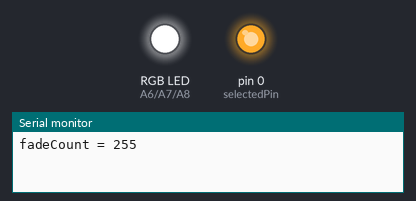
Simulated run of this sketch. Board: Teensy 4. On the bench: an RGB LED mixed from three pins (HIGH = lit), output pins drawn as LEDs (lit = HIGH), the last lines printed to the serial monitor.

Above: at 0.1 s.
At 10.81 s:
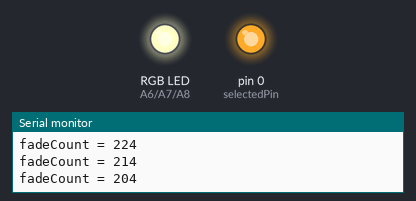
At 12.21 s:
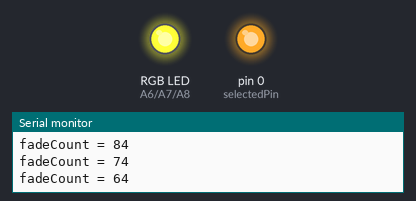
At 16.7 s:
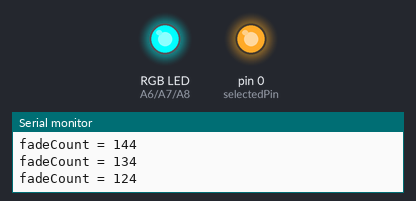
At 26.83 s:
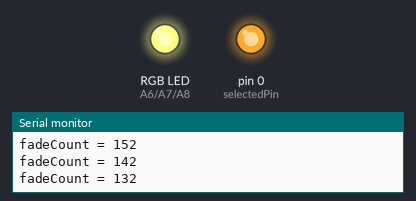
At 37.0 s:
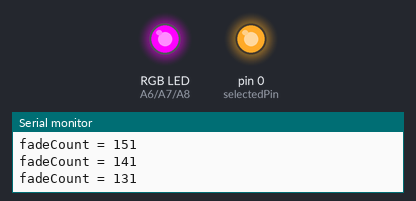
Timing chart, 0 to 40.0 s (numbered marks = the images above):
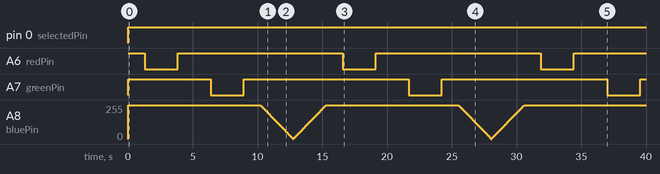

The sketch:

PWMtimer.ino
```cpp
/* PWMtimer, Lab 2 Section C Part 1

   Course: EE 474
   Names: Ryan Linden, Khalid Alzuhair, Brandon Ngo

   This code modifies the tricolorTimer.ino
   sketch from Lab 2 Section B

   Fires the timer every 10 milliseconds so that a variable
   for each LED in succession RED fades up (255 to 0) and
   then down (0 to 255), followed by Green fading up and down,
   and then by Blue fading up and down, and the cycle repeats.
*/


// Create an IntervalTimer object
IntervalTimer myTimer;

// Pinouts
const int redPin = 20;
const int greenPin = 21;
const int bluePin = 22;

void setup(void) {

    // Setup LEDs to be outputs
    pinMode(redPin, OUTPUT);
    pinMode(greenPin, OUTPUT);
    pinMode(bluePin, OUTPUT);
    // Turn off LEDS at start
    digitalWrite(redPin, HIGH);
    digitalWrite(greenPin, HIGH);
    digitalWrite(bluePin, HIGH);

    Serial.begin(9600);
    // Begin IntervalTimer
    myTimer.begin(fadeLED, 10000);  // fadeLED to run every 10ms

}

volatile unsigned long fadeCount = 255; // use volatile for shared variables
int fadeDir = 1; // 1 increments, -1 decrements
int selectedPin = 0; // 0 is no pin selected, 20=red, 21=green, 22=blue

// Fades the led and changes color when done fading
void fadeLED(void) {

    analogWrite(selectedPin, fadeCount);

    if (fadeCount >= 255) {
        fadeDir = fadeDir * -1;
        if (selectedPin == 0) {
            selectedPin = redPin;
        } else if (selectedPin == redPin) {
            selectedPin = greenPin;
            digitalWrite(redPin, HIGH);
        } else if (selectedPin == greenPin) {
            selectedPin = bluePin;
            digitalWrite(greenPin, HIGH);
        } else if (selectedPin == bluePin) {
            selectedPin = redPin;
            digitalWrite(bluePin, HIGH);
        }
    }
    else if (fadeCount <= 0) {
        fadeDir = fadeDir * -1;
    }

    fadeCount = fadeCount + 1 * fadeDir;

}

// The main program will print the fade count
// to the Arduino Serial Monitor
void loop(void) {
    unsigned long fadeCopy;  // holds a copy of the fadeCount

    // to read a variable which the interrupt code writes, we
    // must temporarily disable interrupts, to be sure it will
    // not change while we are reading.  To minimize the time
    // with interrupts off, just quickly make a copy, and then
    // use the copy while allowing the interrupt to keep working.
    noInterrupts();
    fadeCopy = fadeCount;
    interrupts();


    Serial.print("fadeCount = ");
    Serial.println(fadeCopy);
    delay(100);
}
```

Measured:
- by itself, pin 0 (selectedPin): LOW → HIGH at 0.01 s
- by itself, A6 (redPin), A7 (greenPin): alternates HIGH for 12.8 s and LOW for 2.5 s
